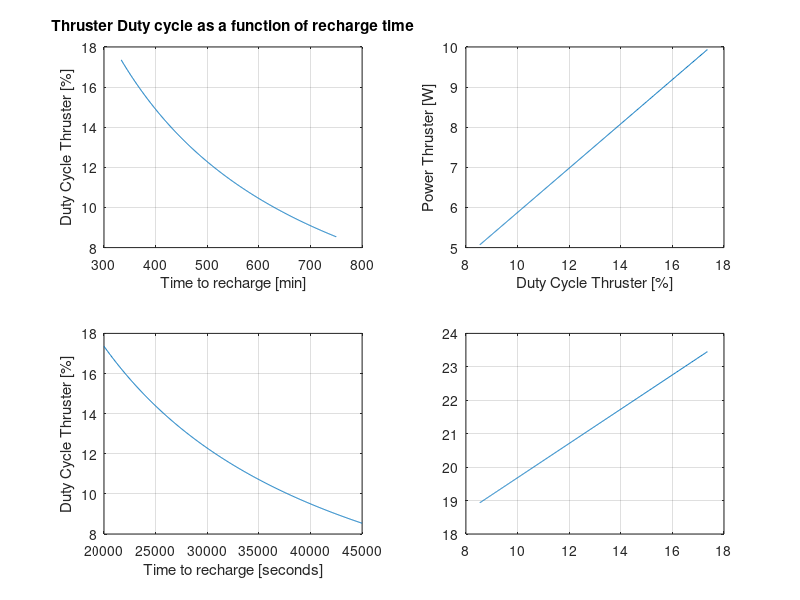

This chart was generated by the following MATLAB code: (Note: this script raises an error after producing the figure.)
t_heat=20*60; %heat time in seconds
t_thrust=50*60; %thrust time in seconds
%t_charge=22500:500:45000; %heat time in seconds
t_charge=20000:50:45000; %heat time in seconds
eff_batt2thruster=0.9;

duty_cycle_thruster=(t_thrust)./(t_heat+t_thrust+t_charge);
duty_cycle_power=(t_heat+t_thrust)./(t_heat+t_thrust+t_charge);
P_thruster=(duty_cycle_power*50+(1-duty_cycle_power)*0.32)/eff_batt2thruster;
%P_bus=(P_thruster+13.16)/0.85;
%P_bus=(P_thruster+12.96)/0.85;
%P_bus=(P_thruster+0.03*(9.77+4.79)+(1-duty_cycle_power-0.03)*(7.13+4.5))/0.85;
P_bus=(P_thruster+0.03*(19.77+4.79)+(1-duty_cycle_power-0.03)*(7.13+4.5))/0.85;

figure()
subplot(2,2,1)
set(gcf,'color','w');
plot(t_charge/60,duty_cycle_power*100)
hold on
grid on
ylabel('Duty Cycle Thruster [%]')
xlabel('Time to recharge [min]')
title('Thruster Duty cycle as a function of recharge time')
subplot(2,2,3)
set(gcf,'color','w');
plot(t_charge,duty_cycle_power*100)
hold on
grid on
ylabel('Duty Cycle Thruster [%]')
xlabel('Time to recharge [seconds]')

subplot(2,2,2)
set(gcf,'color','w');
plot(duty_cycle_power*100,P_thruster)
hold on
grid on
xlabel('Duty Cycle Thruster [%]')
ylabel('Power Thruster [W]')
subplot(2,2,4)
set(gcf,'color','w');
plot(duty_cycle_power*100,P_bus)
hold on
grid on
yline(20.09, 'r-.')
yline(22.6118, 'g-.')
yline(25.44,'c-.')
yline(27.04,'m-.')
xlabel('Duty Cycle Thruster [%]')
ylabel('Power Consumption Platform [W]')
title('Platform power average consumption per orbit at 300 km')
legend('Power function of duty cycle','Power generated 300km β=25°','Power generated 300km β=35°','Power generated 300km β=45°','Power generated 300km β=50°')


% set(gcf,'color','w');
% plot(duty_cycle_power*100,P_bus, 'LineWidth',2)
% hold on
% grid on
% yline(22.6118, 'g-.', 'LineWidth',2)
% yline(25.44,'c-.', 'LineWidth',2)
% yline(27.04,'m-.', 'LineWidth',2)
% xlabel('Duty Cycle Thruster [%]')
% ylabel('Power Consumption Platform [W]')
% title('Platform power average consumption per orbit')
% legend('Power function of duty cycle','Power generated 300km β=25°','Power generated 300km β=35°','Power generated 300km β=45°','Power generated 300km β=50°')




powerbeta=fit(Pav',B','cubicinterp'); %
%plot(powerbeta,B,Pav)
plot(powerbeta)
hold on
grid on
xlabel('Power Generated [W]')
ylabel('Beta Angle [W]')

%% get power average 
load('Power_av_beta.mat')
B=0:1:89;
figure()
plot(B,Pav(1,:))
hold on;
plot(B,Pav(2,:),'r')
plot(B,Pav(3,:),'m')
plot(B,Pav(4,:),'c')
legend('Beta vs Power Average, 300km Altitude','Beta vs Power Average, 400km Altitude','Beta vs Power Average, 500km Altitude','Beta vs Power Average, 600km Altitude')
%title('Power Loads')
ylabel('Power Average [W]')
xlabel('Beta [deg]')
grid on

%% second plot
t_heat=20*60; %heat time in seconds
t_thrust=50*60; %thrust time in seconds
%t_charge=22500:500:45000; %heat time in seconds
t_charge=20000:50:45000; %heat time in seconds
eff_batt2thruster=0.9;

duty_cycle_power=(t_heat+t_thrust)./(t_heat+t_thrust+t_charge);
P_thruster=(duty_cycle_power*50+(1-duty_cycle_power)*0.32)/eff_batt2thruster;
%P_bus=(P_thruster+13.16)/0.85;
%P_bus=(P_thruster+12.96)/0.85;
%P_bus=(P_thruster+0.03*(9.77+4.79)+(1-duty_cycle_power-0.03)*(7.13+4.5))/0.85;
P_bus=(P_thruster+0.03*(19.77+4.79)+(1-duty_cycle_power-0.03)*(7.13+4.5))/0.85;

figure()
set(gcf,'color','w');
plot(duty_cycle_power*100,P_bus, 'LineWidth',2)
hold on
grid on
yline(18.92, 'm-.', 'LineWidth',2)
yline(20.06, 'g-.', 'LineWidth',2)
yline(21.27, 'y-.', 'LineWidth',2)
yline(22.56,'c-.', 'LineWidth',2)
yline(23.93,'r-.', 'LineWidth',2)
xlabel('Duty Cycle Thruster [%]')
ylabel('Power Consumption Platform [W]')
title('Platform power average consumption per orbit')
legend('Power function of duty cycle','Power generated 300km β=20°','Power generated 300km β=25°','Power generated 300km β=30°','Power generated 300km β=35°','Power generated 300km β=40°')

%% Plots for Orbit report
clear

t_heat=20*60; %heat time in seconds
t_thrust=50*60; %thrust time in seconds
%t_charge=22500:500:45000; %recharge batteries time in seconds
t_charge=20000:50:45000; %recharge batteries time in seconds
eff_batt2thruster=0.9;  %Battery to thruster efficiency

duty_cycle_thruster=(t_thrust)./(t_heat+t_thrust+t_charge); %this is the real % of time the thruster will propel the satellite
duty_cycle_power=(t_heat+t_thrust)./(t_heat+t_thrust+t_charge); %because the power consumption is also there when the thruster is heating
%t_charge_calc=t_thrust./duty_cycle_thruster-t_heat-t_thrust;

%the following is the average propulsion power by cycle
P_thruster=(duty_cycle_power*50+(1-duty_cycle_power)*0.32)/eff_batt2thruster;
%P_bus=(P_thruster+0.03*(19.77+4.79)+(1-duty_cycle_power-0.03)*(7.13+4.5))/0.85;
P_nominal=9.82+6.02; %Nominal mode power + Margin [W] FROM POWER BUDGET
P_com=21.15+7.04; %Com mode power + Margin [W]
P_bus=(P_thruster+P_nominal*duty_cycle_power+0.03*P_com+(1-duty_cycle_power-0.03)*P_nominal);
%P_bus=(P_thruster+0.03*P_com+(1-0.03)*P_nominal);


%for the last plot only
load('power_from_beta_and_altitude.mat')
B_Pbus_required = interp1(Pav(1,:),B(1,:),P_bus);     %Interpolation for altitude 300km
% B2 = interp1(Pav(2,:),B(2,:),Pav1);
% B3 = interp1(Pav(3,:),B(3,:),Pav1);
% B4 = interp1(Pav(4,:),B(4,:),Pav1);
B30=interp1(B(1,:),Pav(1,:),30); %Power at beta angle = 30 degrees
B35=interp1(B(1,:),Pav(1,:),35); 
B45=interp1(B(1,:),Pav(1,:),45); 
B50=interp1(B(1,:),Pav(1,:),50); 
P22=interp1(Pav(1,:),B(1,:),22); %Beta angle at power = 22 W
P24=interp1(Pav(1,:),B(1,:),24);
P26=interp1(Pav(1,:),B(1,:),26);



figure()
set(gcf,'color','w');
subplot(2,2,1)
    plot((t_charge+t_heat)/60,duty_cycle_thruster*100)
    hold on
    grid on
    ylabel('Duty Cycle Thruster [%]')
    xlabel('Time before two thrusts (charging + heating) [min]')
    title('Thruster Duty cycle as a function of recharge time')
subplot(2,2,2)
    plot(duty_cycle_thruster*100,P_thruster)
    hold on
    grid on
    xlabel('Duty Cycle Thruster [%]')
    ylabel('Power Thruster [W]')
    title('Average power consumption by Thruster Duty cycle')
subplot(2,2,3)
    plot(duty_cycle_thruster*100,P_bus)
    hold on
    grid on
    yline(B30, 'r-.','LineWidth',1)
    yline(B35, 'g-.','LineWidth',1)
    yline(B45, 'c-.','LineWidth',1)
    yline(B50, 'm-.','LineWidth',1)
    xlabel('Duty Cycle Thruster [%]')
    ylabel('Power Consumption [W]')
    title('Platform power average consumption as function of duty cycle')
    legend('Platform Power Consumption','Power generated 300km β=30°','Power generated 300km β=35°','Power generated 300km β=45°','Power generated 300km β=50°')
subplot(2,2,4)
%What I need: from a certain duty cycle: know what is the required BETA
    plot(duty_cycle_thruster*100,B_Pbus_required)
    hold on
    grid on
    yline(P22, 'r-.','LineWidth',1)
    yline(P24, 'g-.','LineWidth',1)
    yline(P26, 'm-.','LineWidth',1)
    xlabel('Duty Cycle Thruster [%]')
    ylabel('Minimum Beta [deg]')
    title('Minimum Beta required for a Duty Cycle at 300 km')
    legend('Beta required as function of duty cycle','β angle with Power generated = 22W','β angle with Power generated = 24W','β angle with Power generated = 26W' )

%From a certain power consumption: know what is the required BETA
set(gcf,'color','w');
    plot(P_bus,B_Pbus_required)
    hold on
    grid on
    yline(P22, 'r-.','LineWidth',1)
    yline(P24, 'g-.','LineWidth',1)
    yline(P26, 'm-.','LineWidth',1)
    xlabel('Power Consumption Bus [W]')
    ylabel('Minimum Beta [deg]')
    title('Minimum Beta required for bus power consumption at 300 km')
    legend('Beta required as function of duty cycle','β angle with Power generated = 22W','β angle with Power generated = 24W','β angle with Power generated = 26W' )

%% Plots to send Jerome
clear

t_heat=20*60; %heat time in seconds
t_thrust=50*60; %thrust time in seconds
%t_charge=22500:500:45000; %recharge batteries time in seconds
t_charge=10000:50:300000; %recharge batteries time in seconds
eff_batt2thruster=0.9;  %Battery to thruster efficiency

duty_cycle_thruster=(t_thrust)./(t_heat+t_thrust+t_charge); %this is the real % of time the thruster will propel the satellite
duty_cycle_power=(t_heat+t_thrust)./(t_heat+t_thrust+t_charge); %because the power consumption is also there when the thruster is heating
%t_charge_calc=t_thrust./duty_cycle_thruster-t_heat-t_thrust;

%the following is the average propulsion power by cycle
P_thruster=(duty_cycle_power*50+(1-duty_cycle_power)*0.32)/eff_batt2thruster;
%P_bus=(P_thruster+0.03*(19.77+4.79)+(1-duty_cycle_power-0.03)*(7.13+4.5))/0.85;
P_nominal=9.82+6.02; %Nominal mode power + Margin [W] FROM POWER BUDGET
P_com=21.15+7.04; %Com mode power + Margin [W]
P_bus=(P_thruster+P_nominal*duty_cycle_power+0.03*P_com+(1-duty_cycle_power-0.03)*P_nominal);
%P_bus=(P_thruster+0.03*P_com+(1-0.03)*P_nominal);


%for the last plot only
load('power_from_beta_and_altitude.mat')
B_Pbus_required = interp1(Pav(1,:),B(1,:),P_bus);     %Interpolation for altitude 300km
% B2 = interp1(Pav(2,:),B(2,:),Pav1);
% B3 = interp1(Pav(3,:),B(3,:),Pav1);
% B4 = interp1(Pav(4,:),B(4,:),Pav1);
B30=interp1(B(1,:),Pav(1,:),30); %Power at beta angle = 30 degrees
B35=interp1(B(1,:),Pav(1,:),35); 
B45=interp1(B(1,:),Pav(1,:),45); 
B50=interp1(B(1,:),Pav(1,:),50); 
P22=interp1(Pav(1,:),B(1,:),22); %Beta angle at power = 22 W
P24=interp1(Pav(1,:),B(1,:),24);
P26=interp1(Pav(1,:),B(1,:),26);



figure()
set(gcf,'color','w');
subplot(2,2,1)
    plot((t_charge+t_heat)/60,duty_cycle_thruster*100)
    hold on
    grid on
    ylabel('Duty Cycle Thruster [%]')
    xlabel('Time before two thrusts (charging + heating) [min]')
    title('Thruster Duty cycle as a function of recharge time')
subplot(2,2,2)
    plot(duty_cycle_thruster*100,P_thruster)
    hold on
    grid on
    xlabel('Duty Cycle Thruster [%]')
    ylabel('Power Thruster [W]')
    title('Average power consumption by Thruster Duty cycle')
subplot(2,2,3)
    plot(duty_cycle_thruster*100,P_bus)
    hold on
    grid on
    yline(B30, 'r-.','LineWidth',1)
    yline(B35, 'g-.','LineWidth',1)
    yline(B45, 'c-.','LineWidth',1)
    yline(B50, 'm-.','LineWidth',1)
    xlabel('Duty Cycle Thruster [%]')
    ylabel('Power Consumption [W]')
    title('Platform power average consumption as function of duty cycle')
    legend('Platform Power Consumption','Power generated 300km β=30°','Power generated 300km β=35°','Power generated 300km β=45°','Power generated 300km β=50°')
subplot(2,2,4)
%What I need: from a certain duty cycle: know what is the required BETA
    plot(duty_cycle_thruster*100,B_Pbus_required)
    hold on
    grid on
    yline(P22, 'r-.','LineWidth',1)
    yline(P24, 'g-.','LineWidth',1)
    yline(P26, 'm-.','LineWidth',1)
    xlabel('Duty Cycle Thruster [%]')
    ylabel('Minimum β [deg]')
    title('Minimum β required for a Duty Cycle at 300 km')
    legend('Beta required as function of duty cycle','β angle with Power generated = 22W','β angle with Power generated = 24W','β angle with Power generated = 26W' )

%From a certain power consumption: know what is the required BETA
figure()
set(gcf,'color','w');
    plot(P_bus,B_Pbus_required)
    hold on
    grid on
    yline(P22, 'r-.','LineWidth',1)
    yline(P24, 'g-.','LineWidth',1)
    yline(P26, 'm-.','LineWidth',1)
    xlabel('Power Consumption Bus [W]')
    ylabel('Minimum Beta [deg]')
    title('Minimum Beta required for bus power consumption at 300 km')
    legend('Beta required as function of duty cycle','β angle with Power generated = 22W','β angle with Power generated = 24W','β angle with Power generated = 26W' )

    
%% OK to plot beta and other angles for ISS orbit
% filename = 'ISSbeta.txt';
% delimiterIn = ' ';
% headerlinesIn = 4;
datatemp = importdata('ISSbeta.txt');
for i = 0:1:floor(length(datatemp.data)/100)-1
   k=100*i;
   bISS(i+1)=datatemp.data(k+1);
   %days(i)=datatemp.textdata(k+4);
end
for i = 0:1:floor(length(datatemp.data)/100)-1
   k=100*i;
   days(i+1)=daysz(k+1);
end
datatemp = importdata('ISSaltitude.txt');
for i = 0:1:floor(length(datatemp.data)/100)-1
   k=100*i;
   altISS(i+1)=datatemp.data(k+1);
   %days(i)=datatemp.textdata(k+4);
end
datatemp = importdata('ISSecc.txt');
for i = 0:1:floor(length(datatemp.data)/100)-1
   k=100*i;
   eccISS(i+1)=datatemp.data(k+1);
   %days(i)=datatemp.textdata(k+4);
end
datatemp = importdata('ISSfuel.txt');
for i = 0:1:floor(length(datatemp.data)/100)-1
   k=100*i;
   fuelISS(i+1)=datatemp.data(k+1);
   %days(i)=datatemp.textdata(k+4);
end
%% now let's check for ISS orbit
%clear
load('power_from_beta_and_altitude.mat')
load('ISS_GMAT.mat')
P_ISS=interp1(B(1,:),Pav(1,:),abs(bISS)); 
%the duty cycle cannot be more than duty_max, otherwise, not enough power
duty_max=interp1(B_Pbus_required,duty_cycle_thruster*100,abs(bISS));
t_charge_max=(((t_thrust)./(duty_max/100))-(t_heat+t_thrust))/60;
%duty_cycle_thruster=((t_thrust)./(t_heat+t_thrust+t_charge))/60; %this is the real % of time the thruster will propel the satellite

figure()
set(gcf,'color','w');
subplot(2,2,1)
    plot(daysISS,bISS)
    hold on
    grid on
    title('Variation of β angle during mission deployed from ISS')
    xlabel('Mission time from deployment [days]')
    ylabel('β angle [deg]')
%yyaxis right
subplot(2,2,2)
    plot(daysISS,P_ISS)
    grid on
    title('Variation of power collected during mission deployed from ISS')
    xlabel('Mission time from deployment [days]')
    ylabel('Average Collected Power by orbit [w]')
subplot(2,2,3)
    plot(daysISS,duty_max)
    ylim([min(duty_max) max(duty_max)])
    xlabel('Mission time from deployment [days]')
    ylabel('Thruster Duty Cycle [%]')
    grid on
    title('Maximum duty cycle allowed for the thruster during mission deployed from ISS')
subplot(2,2,4)
    plot(daysISS,t_charge_max)
    ylim([min(t_charge_max) max(t_charge_max)])
    grid on
    xlabel('Mission time from deployment [days]')
    ylabel('Recharge time (including heating) [min]')
    yyaxis right
    ylim([min(t_charge_max)*60 max(t_charge_max)*60])
    title('Recharge time allowed for the thruster during mission deployed from ISS')
    ylabel('Recharge time (including heating) [s]')
%nanmean(t_charge_max*60)

figure()
set(gcf,'color','w');
subplot(2,1,1)
    plot(daysISS,altISS)
    hold on
    grid on
    title('Altitude during mission deployed from ISS')
%yyaxis right
subplot(2,1,2)
    plot(daysISS,movmean(altISS,10))
    grid on
    title('Moving mean (10 elements) of Altitude during mission deployed from ISS')
    
%% OK to plot beta and other angles for SSO orbit
% filename = 'ISSbeta.txt';
% delimiterIn = ' ';
% headerlinesIn = 4;
datatemp = importdata('SSObeta.txt');
for i = 0:1:floor(length(datatemp.data)/100)-1
   k=100*i;
   bSSO(i+1)=datatemp.data(k+1);
   %days(i)=datatemp.textdata(k+4);
end
for i = 0:1:floor(length(datatemp.data)/100)-1
   k=100*i;
   daysasdf(i+1)=daysSSO(k+1);
end
datatemp = importdata('SSOaltitude.txt');
for i = 0:1:floor(length(datatemp.data)/100)-1
   k=100*i;
   altSSO(i+1)=datatemp.data(k+1);
   %days(i)=datatemp.textdata(k+4);
end
datatemp = importdata('SSOecc.txt');
for i = 0:1:floor(length(datatemp.data)/100)-1
   k=100*i;
   eccSSO(i+1)=datatemp.data(k+1);
   %days(i)=datatemp.textdata(k+4);
end
datatemp = importdata('SSOfuel.txt');
for i = 0:1:floor(length(datatemp.data)/100)-1
   k=100*i;
   fuelSSO(i+1)=datatemp.data(k+1);
   %days(i)=datatemp.textdata(k+4);
end

%% from SSO
load('power_from_beta_and_altitude.mat')
load('SSO_GMAT.mat')
P_SSO=interp1(B(1,:),Pav(1,:),abs(bSSO)); 
%the duty cycle cannot be more than duty_max, otherwise, not enough power
duty_max=interp1(B_Pbus_required,duty_cycle_thruster*100,abs(bSSO));
t_charge_max=(((t_thrust)./(duty_max/100))-(t_heat+t_thrust))/60;
%duty_cycle_thruster=((t_thrust)./(t_heat+t_thrust+t_charge))/60; %this is the real % of time the thruster will propel the satellite

figure()
set(gcf,'color','w');
subplot(2,2,1)
    plot(daysSSO,bSSO)
    hold on
    grid on
    title('Variation of β angle during mission deployed from SSO')
    xlabel('Mission time from deployment [days]')
    ylabel('β angle [deg]')
%yyaxis right
subplot(2,2,2)
    plot(daysSSO,P_SSO)
    grid on
    title('Variation of power collected during mission deployed from SSO')
    xlabel('Mission time from deployment [days]')
    ylabel('Average Collected Power by orbit [w]')
subplot(2,2,3)
    plot(daysSSO,duty_max)
    ylim([min(duty_max) max(duty_max)])
    xlabel('Mission time from deployment [days]')
    ylabel('Thruster Duty Cycle [%]')
    grid on
    title('Maximum duty cycle allowed for the thruster during mission deployed from SSO')
subplot(2,2,4)
    plot(daysSSO,t_charge_max)
    ylim([min(t_charge_max) max(t_charge_max)])
    grid on
    xlabel('Mission time from deployment [days]')
    ylabel('Recharge time (including heating) [min]')
    yyaxis right
    ylim([min(t_charge_max)*60 max(t_charge_max)*60])
    title('Recharge time allowed for the thruster during mission deployed from SSO')
    ylabel('Recharge time (including heating) [s]')
%nanmean(t_charge_max*60)

figure()
set(gcf,'color','w');
subplot(2,1,1)
    plot(daysSSO,altSSO)
    hold on
    grid on
    title('Altitude during mission deployed from ISS')
%yyaxis right
subplot(2,1,2)
    plot(daysSSO,movmean(altSSO,10))
    grid on
    title('Moving mean (10 elements) of Altitude during mission deployed from SSO')